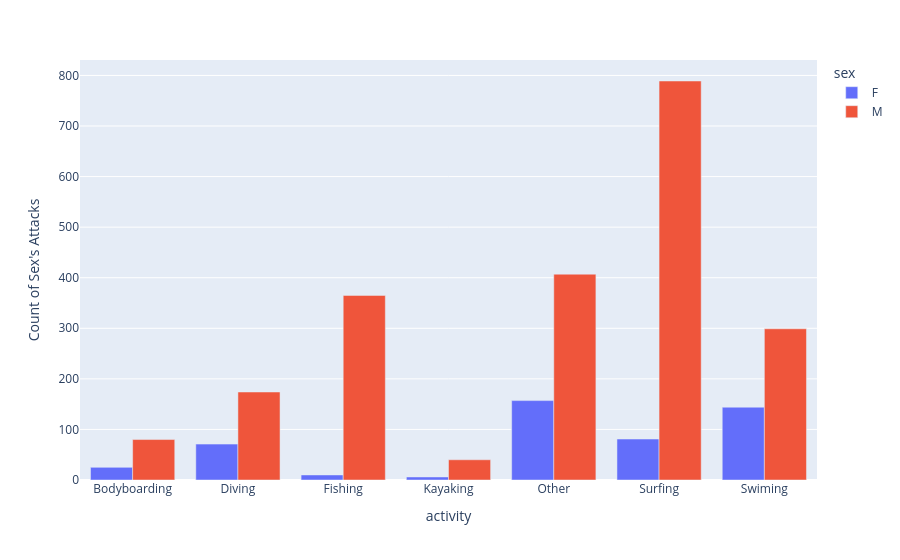

The code cell stored with this chart in its notebook:
### Code cell
def fig_activity_by_sex():
    g = activity_vic
    fig = px.bar(g, x="activity", y="count", color="sex", barmode="group",
                 hover_data={"count": True, "count": ":.1f"})
    fig.update_xaxes(title_text="activity")
    fig.update_yaxes(title_text="Count of Sex's Attacks")
    return fig

fig_activity_by_sex()

### Figure 1 — Plotly figure (JSON) as saved in the notebook; plotly's stock layout.template omitted (floating-point values rounded to 4 significant figures)
{"data": [{"alignmentgroup": "True", "hovertemplate": "sex=F<br>activity=%{x}<br>count=%{y:.1f}<extra></extra>", "legendgroup": "F", "marker": {"color": "#636efa", "pattern": {"shape": ""}}, "name": "F", "offsetgroup": "F", "orientation": "v", "showlegend": true, "textposition": "auto", "type": "bar", "x": ["Bodyboarding", "Diving", "Fishing", "Kayaking", "Other", "Surfing", "Swiming"], "xaxis": "x", "y": [25, 71, 10, 6, 157, 81, 144], "yaxis": "y"}, {"alignmentgroup": "True", "hovertemplate": "sex=M<br>activity=%{x}<br>count=%{y:.1f}<extra></extra>", "legendgroup": "M", "marker": {"color": "#EF553B", "pattern": {"shape": ""}}, "name": "M", "offsetgroup": "M", "orientation": "v", "showlegend": true, "textposition": "auto", "type": "bar", "x": ["Bodyboarding", "Diving", "Fishing", "Kayaking", "Other", "Surfing", "Swiming"], "xaxis": "x", "y": [80, 174, 365, 40, 407, 789, 299], "yaxis": "y"}], "layout": {"barmode": "group", "legend": {"title": {"text": "sex"}, "tracegroupgap": 0}, "margin": {"t": 60}, "xaxis": {"anchor": "y", "domain": [0, 1], "title": {"text": "activity"}}, "yaxis": {"anchor": "x", "domain": [0, 1], "title": {"text": "Count of Sex's Attacks"}}}}
